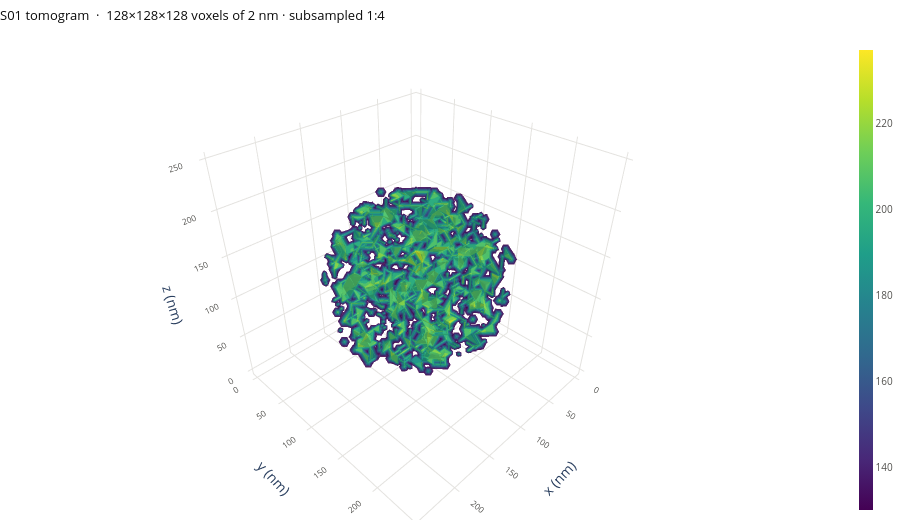

The cell this chart's notebook holds for it:
### Markdown cell above
## Turning the tomogram around

A projection says what is in there; only rotation says what shape it is. The
interactive figures are Plotly, take the same arrays, and follow the same rule
with `fig=` in place of `ax=`. Drag to rotate, scroll to zoom — and move
`level` before believing any of it, because that one number decides what the
structure appears to be.

A browser cannot take 128³ voxels, so the volume is strided down first and the
title says by how much. At that stride a single isosurface of a porous
aggregate breaks into fragments; the translucent `volume` mode degrades
gracefully, which is why it is used here. (`mode="isosurface"`, `"points"`
and `"slices"` are the other three.)

### Code cell
from pyDataOrg.viz import interactive as iv

iv.volume_figure(volume, mode="volume", level=130, voxel_size=voxel_nm, unit="nm",
                 max_voxels=40**3, height=520, title="S01 tomogram")

### Figure 1 — Plotly figure (JSON) as saved in the notebook; plotly's stock layout.template omitted (floating-point values rounded to 4 significant figures; data arrays with more than 128 entries replaced by an {"elided": "..."} marker saying what was removed)
{"data": [{"caps": {"x": {"show": false}, "y": {"show": false}, "z": {"show": false}}, "colorbar": {"outlinewidth": 0, "thickness": 14, "tickfont": {"color": "#52514e", "size": 10}}, "colorscale": [[0.0, "#440154"], [0.1111, "#482878"], [0.2222, "#3e4989"], [0.3333, "#31688e"], [0.4444, "#26828e"], [0.5556, "#1f9e89"], [0.6667, "#35b779"], [0.7778, "#6ece58"], [0.8889, "#b5de2b"], [1.0, "#fde725"]], "isomax": 237.0, "isomin": 130, "opacity": 0.6, "showscale": true, "surface": {"count": 12}, "type": "volume", "value": {"elided": "32768 float values"}, "x": {"elided": "32768 float values"}, "y": {"elided": "32768 float values"}, "z": {"elided": "32768 float values"}}], "layout": {"height": 520, "margin": {"b": 0, "l": 0, "r": 0, "t": 40}, "paper_bgcolor": "white", "scene": {"aspectmode": "data", "xaxis": {"backgroundcolor": "white", "gridcolor": "#e4e3df", "showbackground": true, "tickfont": {"color": "#52514e", "size": 10}, "title": {"text": "x (nm)"}, "zerolinecolor": "#e4e3df"}, "yaxis": {"backgroundcolor": "white", "gridcolor": "#e4e3df", "showbackground": true, "tickfont": {"color": "#52514e", "size": 10}, "title": {"text": "y (nm)"}, "zerolinecolor": "#e4e3df"}, "zaxis": {"backgroundcolor": "white", "gridcolor": "#e4e3df", "showbackground": true, "tickfont": {"color": "#52514e", "size": 10}, "title": {"text": "z (nm)"}, "zerolinecolor": "#e4e3df"}}, "showlegend": false, "title": {"font": {"color": "#0b0b0b", "size": 13}, "text": "S01 tomogram  ·  128×128×128 voxels of 2 nm · subsampled 1:4", "x": 0.0, "xanchor": "left"}}}
